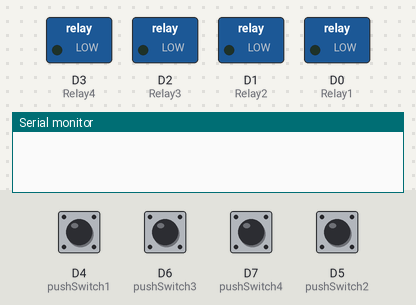
The sketch below on a simulated ESP8266 (Wemos D1 mini). Shown: switched loads named in the sketch (green lamp = pin HIGH), the last lines printed to the serial monitor. The inputs (shaded band) are chosen by the test bench; at power-on: D4 (pushSwitch1), D5 (pushSwitch2), D6 (pushSwitch3), D7 (pushSwitch4) HIGH. WiFi joins after 1.5 s; servers stay silent unless stated.

Above: at 3.1 s.
3.2 s: D4 (pushSwitch1) pulled LOW for 0.15 s
At 4.4 s:
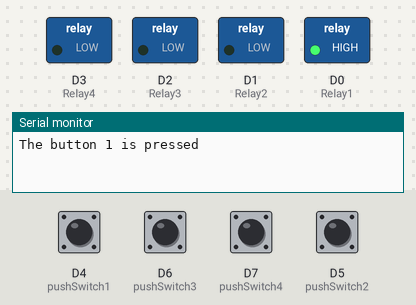
4.8 s: D6 (pushSwitch3) pulled LOW for 0.15 s
At 5.7 s:
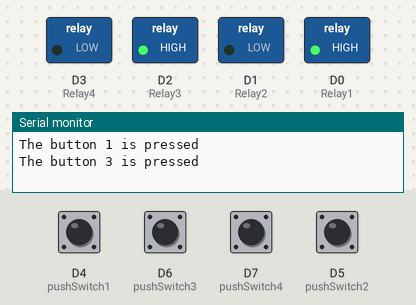
6.4 s: D7 (pushSwitch4) pulled LOW for 0.15 s
At 7.0 s:
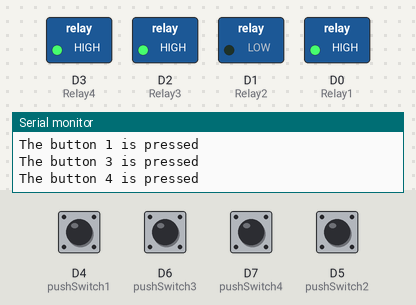
8.0 s: D5 (pushSwitch2) pulled LOW for 0.15 s
At 9.2 s:
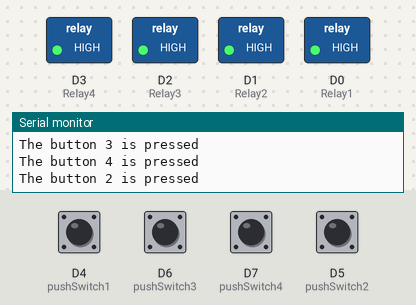
9.6 s: D4 (pushSwitch1) pulled LOW for 1 s
At 10.6 s:
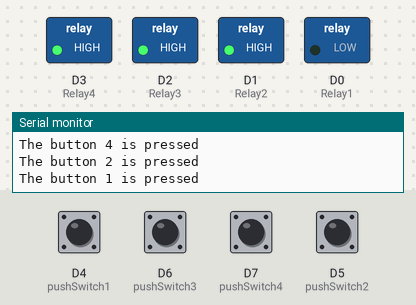
12.1 s: D6 (pushSwitch3) pulled LOW for 1 s
At 12.5 s:
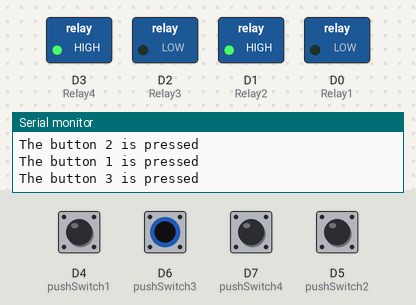
Timing chart, 0 to 15.1 s (numbered marks = the images above; inputs shaded):
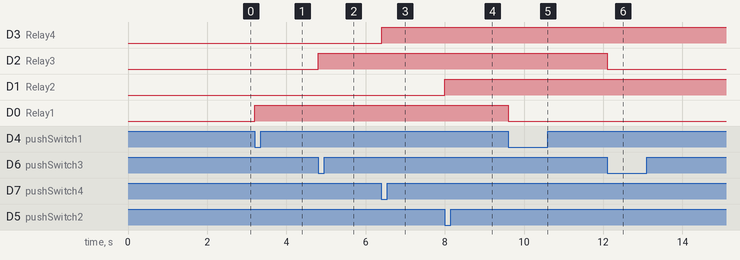

The sketch:

Edgent_ESP8266_Smart_CMT_Control.ino
```cpp
// Fill-in information from your Blynk Template here
#define BLYNK_TEMPLATE_ID "TMPLUkhiyAMz"
#define BLYNK_DEVICE_NAME "Smart CMT Control"

#define BLYNK_FIRMWARE_VERSION        "0.1.0"

#define BLYNK_PRINT Serial
//#define BLYNK_DEBUG

#define APP_DEBUG

// Uncomment your board, or configure a custom board in Settings.h
//#define USE_SPARKFUN_BLYNK_BOARD
#define USE_NODE_MCU_BOARD
//#define USE_WITTY_CLOUD_BOARD
//#define USE_WEMOS_D1_MINI

#include "BlynkEdgent.h"
int Switch1, Switch2, Switch3, Switch4;
int Relay1 = D0;
int Relay2 = D1;
int Relay3 = D2;
int Relay4 = D3;
int pushSwitch1 = D4;
int pushSwitch2 = D5;
int pushSwitch3 = D6;
int pushSwitch4 = D7;

WidgetLED Lamp1(V4);
WidgetLED Lamp2(V5);
WidgetLED Lamp3(V6);
WidgetLED Lamp4(V7);

BLYNK_CONNECTED() {
  Blynk.syncVirtual(V0);
  Blynk.syncVirtual(V1);
  Blynk.syncVirtual(V2);
  Blynk.syncVirtual(V3);
}
BLYNK_WRITE(V0) {
  int buttonState = param.asInt();
  Serial.print("Switch 1 : ");
  Serial.println(buttonState);
  if (buttonState == HIGH) {
    Switch1 = 1;
  }
  else
    Switch1 = 0;
}
BLYNK_WRITE(V1) {
  int buttonState = param.asInt();
  Serial.print("Switch 2 : ");
  Serial.println(buttonState);
  if (buttonState == HIGH) {
    Switch2 = 1;
  }
  else
    Switch2 = 0;
}
BLYNK_WRITE(V2) {
  int buttonState = param.asInt();
  Serial.print("Switch 3 : ");
  Serial.println(buttonState);
  if (buttonState == HIGH) {
    Switch3 = 1;
  }
  else
    Switch3 = 0;
}
BLYNK_WRITE(V3) {
  int buttonState = param.asInt();
  Serial.print("Switch 4 : ");
  Serial.println(buttonState);
  if (buttonState == HIGH) {
    Switch4 = 1;
  }
  else
    Switch4 = 0;
}

int ledState1 = LOW;     // the current state of LED
int ledState2 = LOW;     // the current state of LED
int ledState3 = LOW;     // the current state of LED
int ledState4 = LOW;     // the current state of LED
int lastButtonState1;    // the previous state of button
int lastButtonState2;    // the previous state of button
int lastButtonState3;    // the previous state of button
int lastButtonState4;    // the previous state of button
int currentButtonState1; // the current state of button
int currentButtonState2; // the current state of button
int currentButtonState3; // the current state of button
int currentButtonState4; // the current state of button

void setup()
{
  Serial.begin(115200);
  delay(100);

  BlynkEdgent.begin();

  pinMode(Relay1, OUTPUT);
  pinMode(Relay2, OUTPUT);
  pinMode(Relay3, OUTPUT);
  pinMode(Relay4, OUTPUT);
  pinMode(D4, INPUT);
  pinMode(D5, INPUT);
  pinMode(D6, INPUT);
  pinMode(D7, INPUT);

  currentButtonState1 = digitalRead(pushSwitch1);
  currentButtonState2 = digitalRead(pushSwitch2);
  currentButtonState3 = digitalRead(pushSwitch3);
  currentButtonState4 = digitalRead(pushSwitch4);
}

void loop() {
  lastButtonState1    = currentButtonState1;      // save the last state
  lastButtonState2    = currentButtonState2;      // save the last state
  lastButtonState3    = currentButtonState3;      // save the last state
  lastButtonState4    = currentButtonState4;      // save the last state
  currentButtonState1 = digitalRead(pushSwitch1);
  currentButtonState2 = digitalRead(pushSwitch2);
  currentButtonState3 = digitalRead(pushSwitch3);
  currentButtonState4 = digitalRead(pushSwitch4);

  if (lastButtonState1 == HIGH && currentButtonState1 == LOW) {
    Serial.println("The button 1 is pressed");

    // toggle state of LED
    ledState1 = !ledState1;

    // control LED arccoding to the toggled state
    digitalWrite(Relay1, ledState1);
    Blynk.virtualWrite(V0,ledState1);
  }

  if (lastButtonState2 == HIGH && currentButtonState2 == LOW) {
    Serial.println("The button 2 is pressed");

    // toggle state of LED
    ledState2 = !ledState2;

    // control LED arccoding to the toggled state
    digitalWrite(Relay2, ledState2);
    Blynk.virtualWrite(V2,ledState2);
  }
    if (lastButtonState3 == HIGH && currentButtonState3 == LOW) {
    Serial.println("The button 3 is pressed");

    // toggle state of LED
    ledState3 = !ledState3;

    // control LED arccoding to the toggled state
    digitalWrite(Relay3, ledState3);
    Blynk.virtualWrite(V3,ledState3);
  }
    if (lastButtonState4 == HIGH && currentButtonState4 == LOW) {
    Serial.println("The button 4 is pressed");

    // toggle state of LED
    ledState4 = !ledState4;

    // control LED arccoding to the toggled state
    digitalWrite(Relay4, ledState4);
    Blynk.virtualWrite(V4,ledState4);
  }

  BlynkEdgent.run();
/*
  if (Switch1 == HIGH) {
    digitalWrite(Relay1, HIGH);
    Lamp1.on();
    delay(200);
  }
  if (digitalRead(ledState1) == LOW) {
    digitalWrite(Relay1, HIGH);
    //Blynk.virtualWrite(V0,HIGH);
    Lamp1.on();
    delay(200);
  }
  if (Switch1 == LOW and digitalRead(ledState1) == HIGH) {
    digitalWrite(Relay1, LOW);
    Lamp1.off();
    delay(200);
  }

  if (Switch2 == HIGH) {
    digitalWrite(Relay2, HIGH);
    Lamp2.on();
    delay(200);
  }
  if (digitalRead(ledState2) == LOW) {
    digitalWrite(Relay2, HIGH);
    Lamp2.on();
    delay(200);
  }
  if (Switch2 == LOW and digitalRead(ledState2) == HIGH) {
    digitalWrite(Relay2, LOW);
    Lamp2.off();
    delay(200);
  }

  if (Switch3 == HIGH) {
    digitalWrite(Relay3, HIGH);
    Lamp3.on();
    delay(200);
  }
  if (digitalRead(ledState3) == LOW) {
    digitalWrite(Relay3, HIGH);
    Lamp3.on();
    delay(200);
  }
  if (Switch3 == LOW and digitalRead(ledState3) == HIGH) {
    digitalWrite(Relay3, LOW);
    Lamp3.off();
    delay(200);
  }

  if (Switch4 == HIGH) {
    digitalWrite(Relay4, HIGH);
    Lamp4.on();
    delay(200);
  }
  if (digitalRead(ledState4) == LOW) {
    digitalWrite(Relay4, HIGH);
    Lamp4.on();
    delay(200);
  }
  if (Switch4 == LOW and digitalRead(ledState4) == HIGH) {
    digitalWrite(Relay4, LOW);
    Lamp4.off();
    delay(200);
  }
  */
}
```

Measured:
- after the input at 3.2 s, D0 (Relay1): LOW → HIGH at once
- after the input at 4.8 s, D2 (Relay3): LOW → HIGH at once
- after the input at 6.4 s, D3 (Relay4): LOW → HIGH at once
- after the input at 8.0 s, D1 (Relay2): LOW → HIGH at once
- after the input at 9.6 s, D0 (Relay1): HIGH → LOW at once
- after the input at 12.1 s, D2 (Relay3): HIGH → LOW at once
